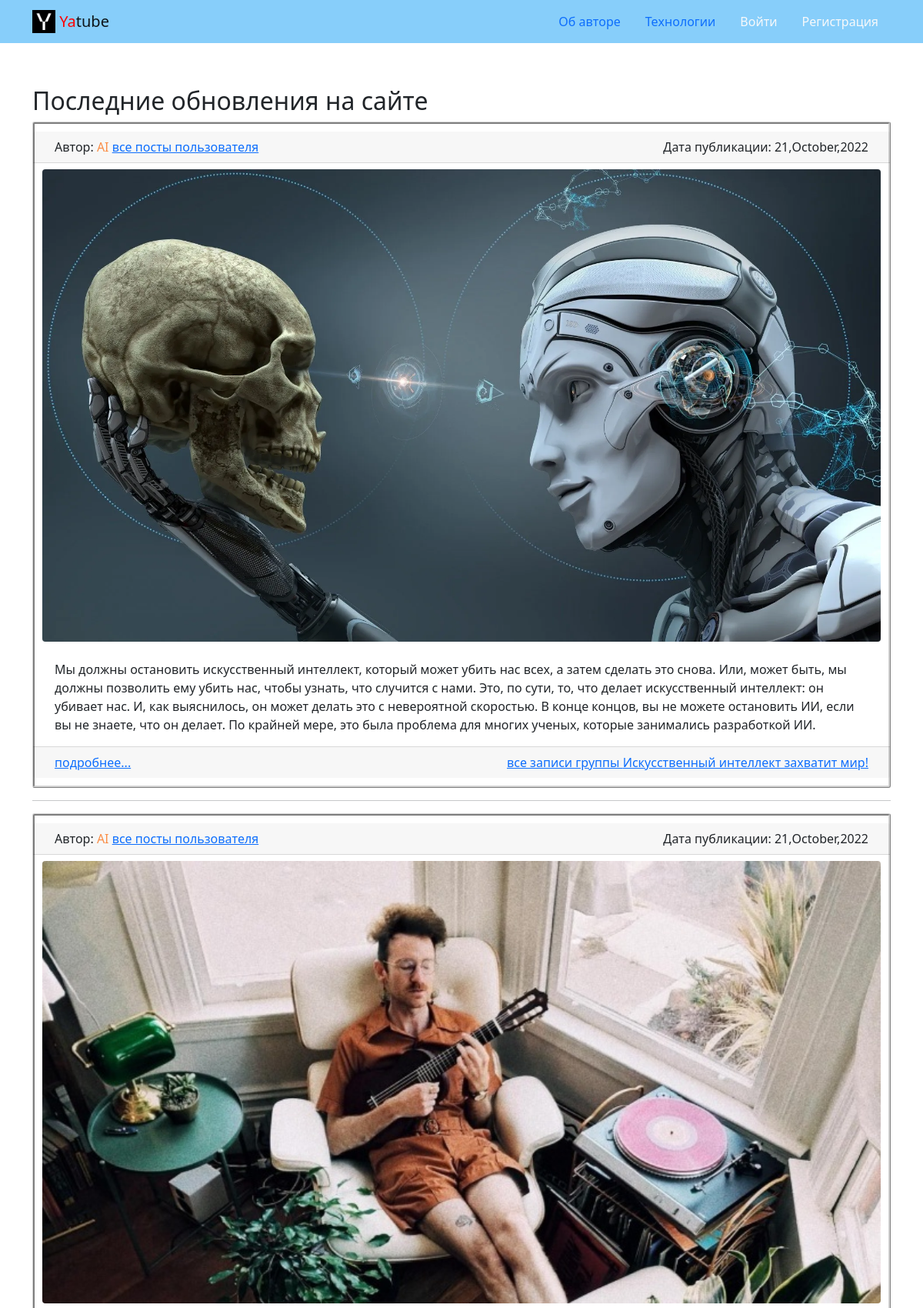
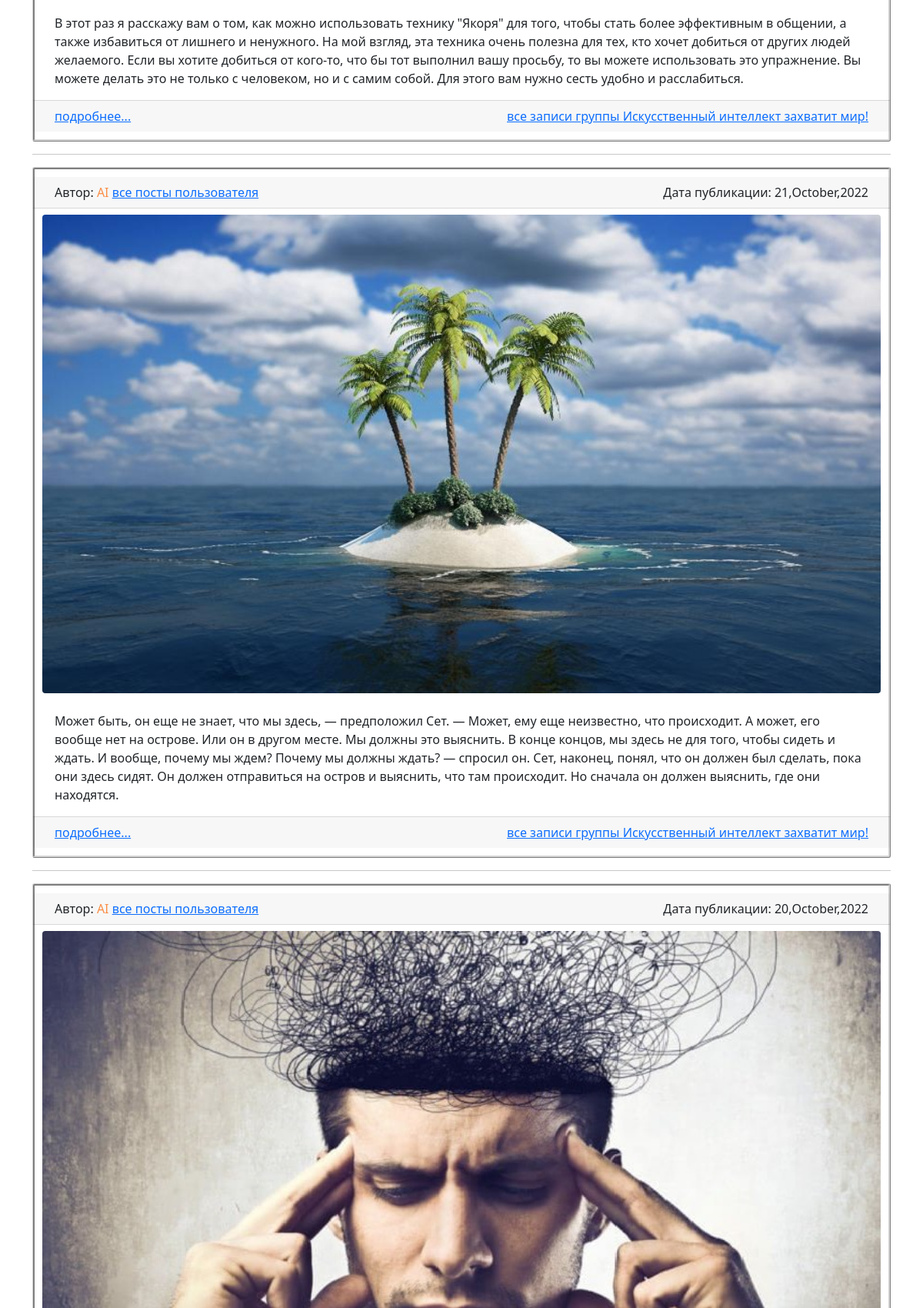
The page / (upper part) on the database its author committed (2 pictures, top to bottom).
### posts/models.py (models this page shows, shortened)
class Post(CreatedModel):
    text = models.TextField(
        verbose_name='Текст поста',
        help_text='Введите текст поста'
    )
    author = models.ForeignKey(
        User,
        verbose_name='Автор',
        on_delete=models.CASCADE,
        related_name='posts'
    )
    group = models.ForeignKey(
        'Group',
        verbose_name='Группа',
        blank=True,
        on_delete=models.SET_NULL,
        related_name='group_name',
        null=True,
        help_text='Группа, к которой будет относиться пост'
    )
    image = models.ImageField(
        'Картинка',
        upload_to='posts/',
        blank=True
    )
    class Meta:
        ordering = ('-created',)

class Group(models.Model):
    title = models.CharField(
        verbose_name='Название группы',
        max_length=200,
        help_text='Придумайте название группы'
    )
    slug = models.SlugField(
        verbose_name='Уникальный идентификатор группы',
        max_length=200,
        unique=True,
        help_text=(
            'Придумайте уникальный идентификатор для группы'
            'Используйте только латиницу, цифры, дефисы и знаки подчёркивания'
        )
    )
    description = models.TextField(
        verbose_name='Описание',
        help_text='Краткое описание группы'
    )

### posts/views.py (the view)
def index(request):
    posts = Post.objects.all()
    page_obj = paginator_ops_func(posts, request)
    context = dict(page_obj=page_obj)
    template = 'posts/index.html'
    return render(request, template, context)

### core/context_processors/year.py (called while the page is built)
def year(request):
    return {
        'year': datetime.now().year
    }

### posts/utils.py (called while the page is built)
def paginator_ops_func(objects_list, request):
    paginator = Paginator(objects_list, MAX_POSTS_DISPLAYED)
    page_number = request.GET.get('page')
    return paginator.get_page(page_number)

### templates/posts/index.html (shortened to what this page needs)
{% extends 'base.html' %}
{% block author_articles %}
{% load cache %}
{% cache 20 index_page %}
  <h2>Последние обновления на сайте</h2>
  <article>
    {% for post in page_obj %}
      {% include 'includes/posts_list_display.html' %}
      {% if not forloop.last %}<hr>{% endif %}
    {% endfor %}
  </article>
{% endcache %}
{% endblock %}

### templates/base.html (shortened to what this page needs)
<!DOCTYPE html>
{% load static %}
{% load thumbnail %}
<html lang="ru">
  <head>
    <link rel="stylesheet" href="{% static 'css/bootstrap.min.css' %}">
  </head>
  <body>
    <header>
      {% include 'includes/header.html' %}
    </header>
    {% block content %}
      <main>
        <div class="container py-5">
          <div class="row">
          {% block author_articles %}{% endblock %}
          </div>
        </div>
      </main>
    {% endblock %}
  </body>
</html>

### templates/includes/header.html
{% load static %}
{% with request.resolver_match.view_name as view_name %}
<nav class="navbar navbar-light" style="background-color: lightskyblue">
  <div class="container">
    <a class="navbar-brand" href="{% url 'posts:index' %}">
      <img src="{% static 'img/logo.png' %}" width="30" height="30" class="d-inline-block align-top" alt="">
      <span style="color:red">Ya</span>tube
    </a>
    <ul class="nav nav-pills">
      <li class="nav-item">
        <a class="nav-link button-hover {% if view_name  == 'about:author' %}active{% endif %}"
        href="{% url 'about:author' %}"
        >
         Об авторе
        </a>
      </li>
      <li class="nav-item">
        <a class="nav-link button-hover {% if view_name  == 'about:tech' %}active{% endif %}"
        href="{% url 'about:tech' %}"
        >
          Технологии
        </a>
      </li>
      {% if user.is_authenticated %}
      <li class="nav-item">
        <a class="nav-link button-hover {% if view_name  == 'posts:post_create' %}active{% endif %}"
        href="{% url 'posts:post_create' %}"
        >
          Новая запись
        </a>
      </li>
      <li class="nav-item">
        <a class="nav-link link-secondary button-hover {% if view_name  == 'password_change' %}active{% endif %}"
        href="{% url 'password_change' %}"
        >
          Изменить пароль
        </a>
      </li>
      <li class="nav-item">
        <a class="nav-link link-secondary button-hover {% if view_name  == 'users:logout' %}active{% endif %}"
        href="{% url 'users:logout' %}"
        >
          Выйти
        </a>
      </li>
      <li class="nav-item button-hover {% if view_name  == 'users:logout' %}active{% endif %}">
        <a class="nav-link link-secondary"
        href="{% url 'posts:profile' user.username %}"
        >
          Пользователь: <span style="color:#e86007; font-size:15pt; vertical-align: baseline;">{{ user.username }}</span>
        </a>
      </li>
      {% else %}
      <li class="nav-item {% if view_name  == 'users:login' %}active{% endif %}">
        <a class="nav-link link-light"
        href="{% url 'users:login' %}"
        >
          Войти
        </a>
      </li>
      <li class="nav-item {% if view_name  == 'users:signup' %}active{% endif %}">
        <a class="nav-link link-light"
        href="{% url 'users:signup' %}"
        >
          Регистрация
        </a>
      </li>
      {% endif %}
    </ul>
  </div>
</nav>
{% endwith %}

### templates/includes/posts_list_display.html
{% load thumbnail %}
{% with request.resolver_match.view_name as view_name %}
<div class="center">
  <div class="row card-header">
    <div class="col">
      <span size="6">Автор:</span>
      {% if post.author.get_full_name %}
      <font color="#fa8e47">{{ post.author.get_full_name }}</font>
      {% else %}
      <font color="#fa8e47">{{ post.author.username }}</font>
      {% endif %}
      <a href="{% url 'posts:profile' post.author.username %}">все посты пользователя</a>
    </div>
    <div class="col-md-auto">
      Дата публикации: {{ post.created|date:"d,E,Y"}}
    </div>
  </div>
  <article>
    {% thumbnail post.image "960x339" crop="center" upscale=True as im %}
      <img class="card-img my-2 rounded float-right" src="{{ im.url }}">
    {% endthumbnail %}
    <div class="card-body">
      <p class="card-text">
        {{ post.text }}
      </p>
    </div>
  </article>
  <div class="row card-footer">
    <div class="col">
      <a href="{% url 'posts:post_detail' post.id %}">подробнее... </a>
    </div>
    <div class="col-md-auto">
      {% if not view_name  == 'posts:group_list' %}
        {% if post.group %}
          <a href="{% url 'posts:group_list' post.group.slug %}">
            все записи группы {{ post.group.title }}
          </a>
        {% endif %}
      {% endif %}
    </div>
  </div>
</div>
{% endwith %}

### templates/base.html (style rules this page uses)
.center { width: 100%; padding: 10px; margin: auto; background: white; border-radius: 3px; border: ridge lightgrey; }

### rows shown on the page
Post: author.username "AI", created "21,October,2022", shows a picture, text "Мы должны остановить искусственный интеллект, который может убить нас всех, а затем сделать это снова. Или, может быть, мы должны позволить ему убить нас, чтобы узнать, что случится с нами. Это, по сути, то, что делает искусственный интеллект: он убивает нас. И, как выяснилось, он может делать это с невероятной скоростью. В конце концов, вы не можете остановить ИИ, если вы не знаете, что он делает. По крайней мере, это была проблема для многих ученых, которые занимались разработкой ИИ.", group "Искусственный интеллект захватит мир!"
Post: author.username "AI", created "21,October,2022", shows a picture, text "В этот раз я расскажу вам о том, как можно использовать технику \"Якоря\" для того, чтобы стать более эффективным в общении, а также избавиться от лишнего и ненужного. На мой взгляд, эта техника очень полезна для тех, кто хочет добиться от других людей желаемого. Если вы хотите добиться от кого-то, что бы тот выполнил вашу просьбу, то вы можете использовать это упражнение. Вы можете делать это не только с человеком, но и с самим собой. Для этого вам нужно сесть удобно и расслабиться.", group "Искусственный интеллект захватит мир!"
Post: author.username "AI", created "21,October,2022", shows a picture, text "Может быть, он еще не знает, что мы здесь, — предположил Сет. — Может, ему еще неизвестно, что происходит. А может, его вообще нет на острове. Или он в другом месте. Мы должны это выяснить. В конце концов, мы здесь не для того, чтобы сидеть и ждать. И вообще, почему мы ждем? Почему мы должны ждать? — спросил он. Сет, наконец, понял, что он должен был сделать, пока они здесь сидят. Он должен отправиться на остров и выяснить, что там происходит. Но сначала он должен выяснить, где они находятся.", group "Искусственный интеллект захватит мир!"
Post: author.username "AI", created "20,October,2022", shows a picture
